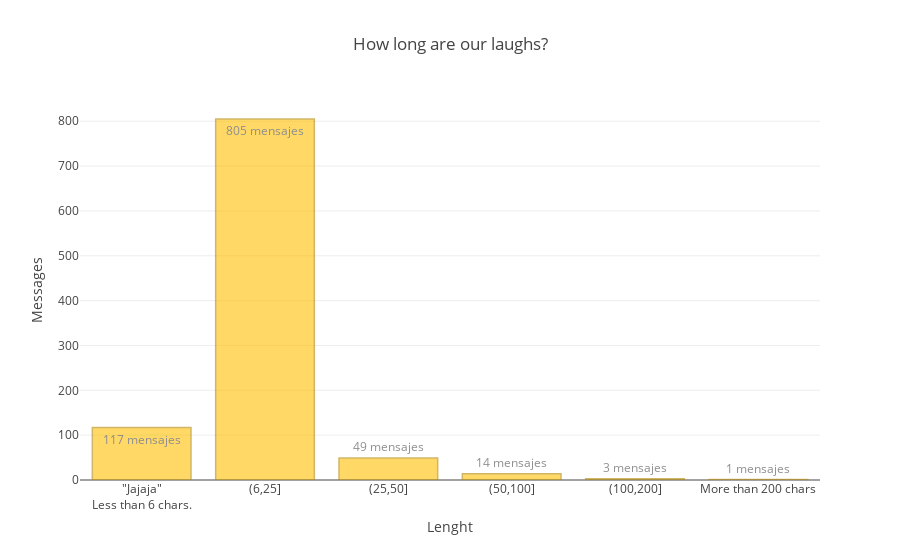

The notebook cell this image was saved under:
### Code cell
trace = go.Bar(
                x=temp.laugh_length.values,
                y=temp.count_laughs.values,
                text=[f"{count} mensajes" for (lenght,count) in zip(temp.laugh_length.values, temp.count_laughs.values)],
                hoverinfo='text', 
                opacity=0.6,
                marker=dict(color=yellow,
                            line=dict(color=dark_yellow,width=1.5,)
                           ),
                width=.8)

layout = go.Layout(title='How long are our laughs?',
                   xaxis=dict(title='Lenght', 
                              categoryorder='array',
                              categoryarray=buckets_labels),
                   yaxis=dict(title='Messages'),
                   #width = 900, height=400
                  )

fig = go.Figure(data=[trace], layout=layout)
iplot(fig)

### Figure 1 — Plotly figure (JSON) as saved in the notebook; plotly's stock layout.template omitted (floating-point values rounded to 4 significant figures)
{"data": [{"hoverinfo": "text", "marker": {"color": "rgb(255,191,0)", "line": {"color": "rgb(179,134,0)", "width": 1.5}}, "opacity": 0.6, "text": ["805 mensajes", "117 mensajes", "49 mensajes", "14 mensajes", "3 mensajes", "1 mensajes"], "type": "bar", "width": 0.8, "x": ["(6,25]", "\"Jajaja\"<br>Less than 6 chars.", "(25,50]", "(50,100]", "(100,200]", "More than 200 chars"], "y": [805, 117, 49, 14, 3, 1]}], "layout": {"title": {"text": "How long are our laughs?"}, "xaxis": {"categoryarray": ["\"Jajaja\"<br>Less than 6 chars.", "(6,25]", "(25,50]", "(50,100]", "(100,200]", "More than 200 chars"], "categoryorder": "array", "title": {"text": "Lenght"}}, "yaxis": {"title": {"text": "Messages"}}}}
